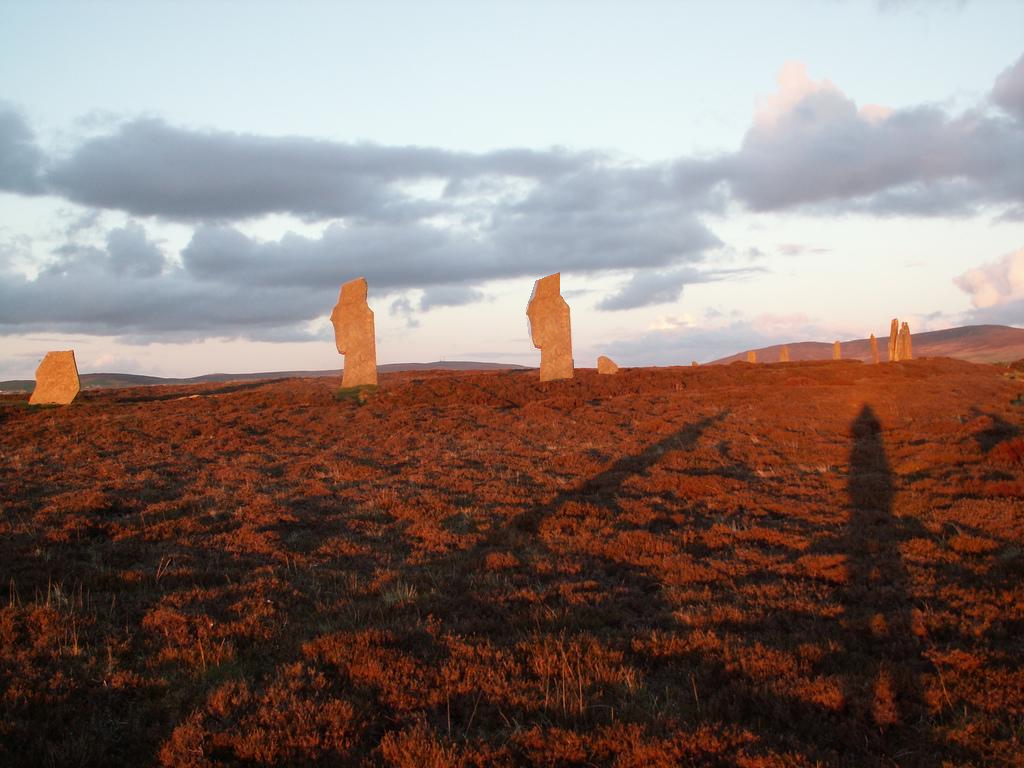
#> input picture Dataset/im2_t.bmp, 1024 x 768 px
$ python dwt2.py
#> lines starting #> are read from the running program, lines starting #| are printed output that depends on the picture; after the words box and inside, x2 and y2 are one past the last pixel; in counts of white or black regions, pixels touching at a corner belong together
import matplotlib.pyplot as plt
import matplotlib.image as mpimg
import pywt
from matplotlib.colors import NoNorm
import cv2


import numpy as np
from scipy.spatial import distance

#initializing parameters

block_size = 10
pre_comp = False
mean_threshold = 0
SD_threshold = 0
min_pixel_distance = 100
check_offset = 2


#reading image and provided mask ( provided mask will be used for accuracy calulation)

img = mpimg.imread('./Dataset/im2_t.bmp')
#> img is the input picture: shape (768, 1024, 3); mean R, G, B 135.1, 117.6, 111.9
img = np.array(img)

mask= mpimg.imread('./Dataset/im2_t_mask.bmp')
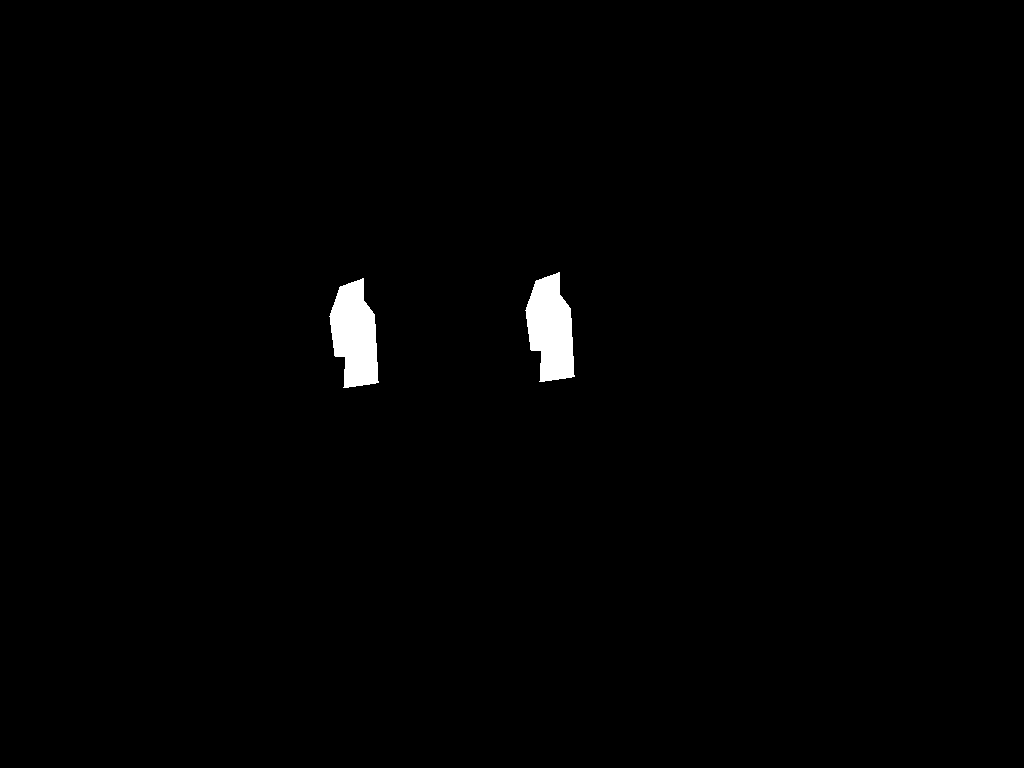
#> input picture Dataset/im2_t_mask.bmp, 1024 x 768 px
#> mask is the input picture: shape (768, 1024, 4); mean R, G, B, A 2.5, 2.5, 2.5, 255
mask= np.array(mask)

#converting to grayscale

mask_gray = cv2.cvtColor(mask, cv2.COLOR_RGB2GRAY)
#> mask_gray: shape (768, 1024); 0.98% white; 2 white regions, box (x1, y1, x2, y2) and area: (525, 272, 575, 382) 3838, (329, 278, 379, 388) 3838
img_gray = cv2.cvtColor(img, cv2.COLOR_RGB2GRAY)
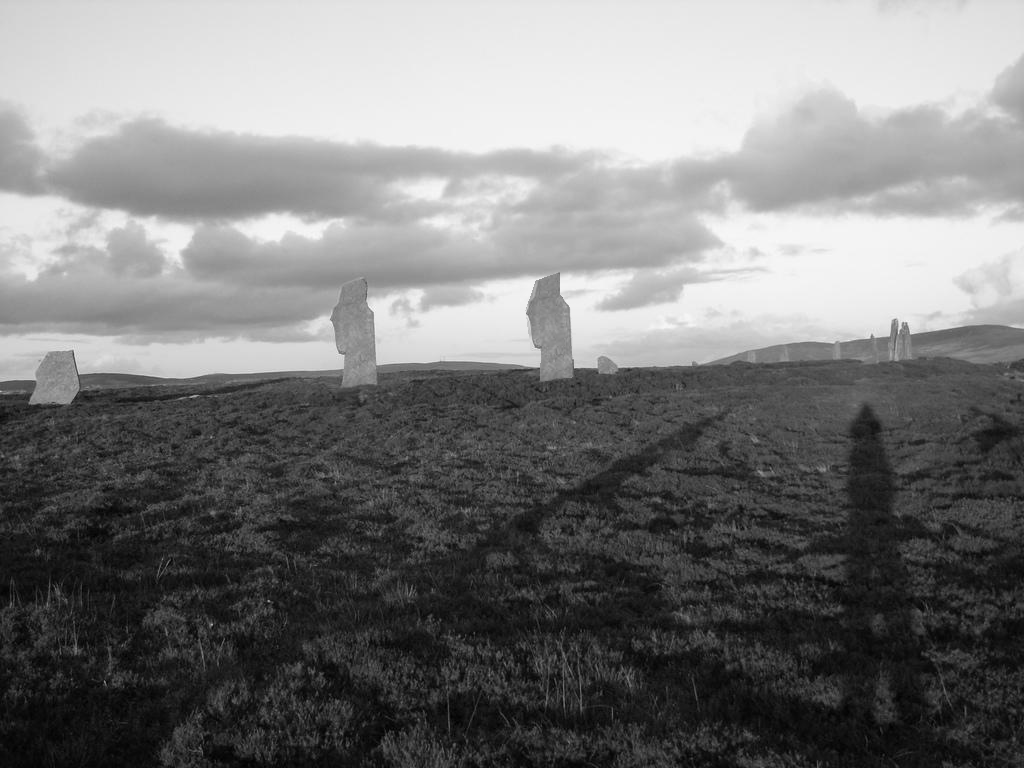
#> img_gray: shape (768, 1024); min 0, max 249, mean 122.2

if pre_comp == True:
    coeffs2 = pywt.dwt2(img_gray, 'haar')
    LL, (LH, HL, HH) = coeffs2

    img_gray=LL

    coeffs2 = pywt.dwt2(mask_gray, 'haar')
    LL, (LH, HL, HH) = coeffs2

    mask_gray=LL


column = img_gray.shape[1] - block_size + 1
#> column = 1015
row = img_gray.shape[0] - block_size + 1
#> row = 759

prediction_mask = np.zeros((img_gray.shape[0], img_gray.shape[1]))


data = []


#creating array of dict objects ( with mean, SD, i, j ) by calc mean and SD of every block

print("making blocks and calculating mean with block_size = " + str(block_size))

block_counter = 0
for i in range(0, row):
    for j in range(0, column):

        block = img_gray[i:i+block_size, j:j+block_size]


        d=dict()

        d['M'] = np.mean(block)
#> (the run stopped early here; a loop or call above may not have finished)
